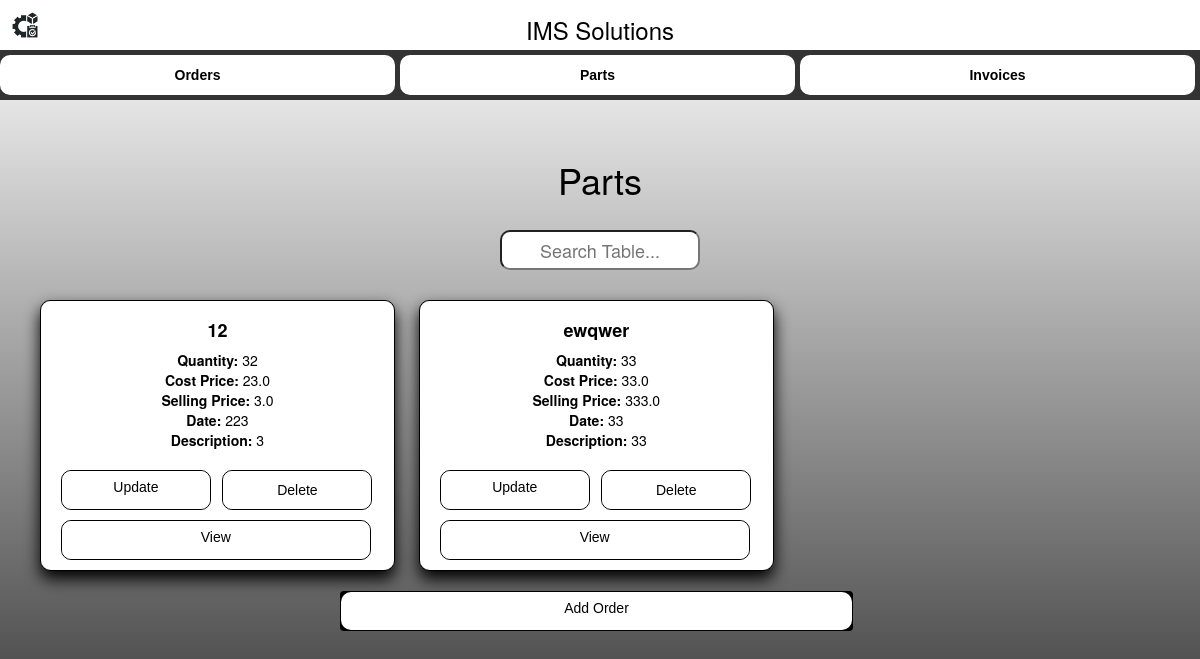
The page /partInventoryCards on the database as committed earlier.
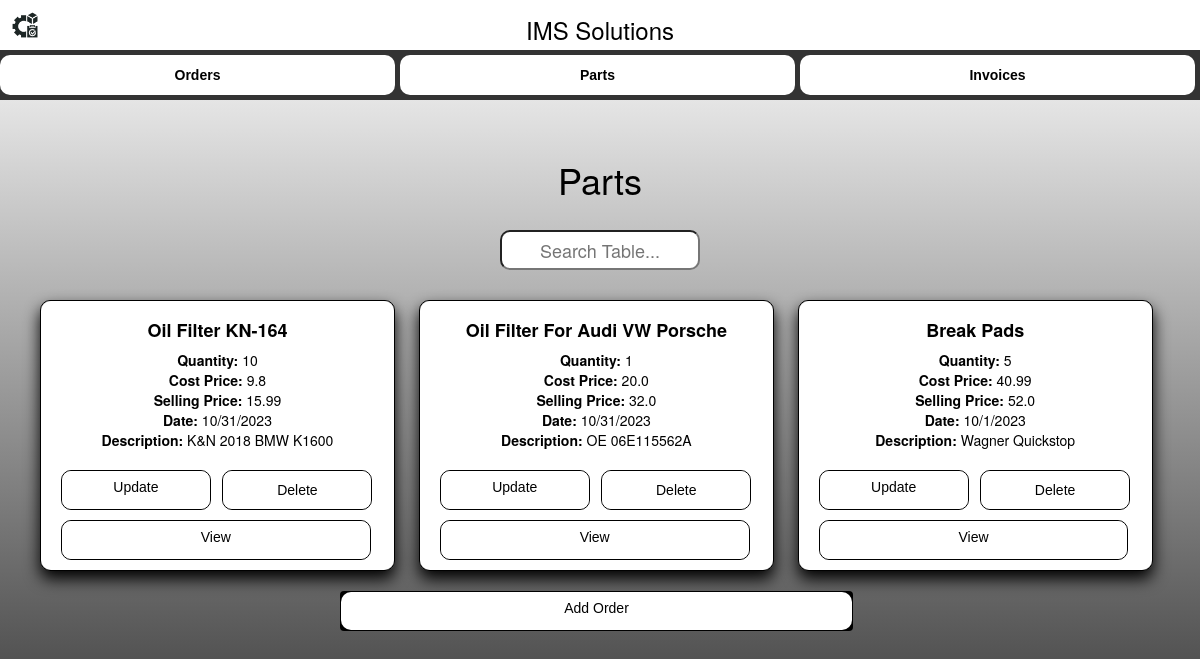
The same page on the database as committed later.
### app.py (models this page shows, shortened)
class PartItem(db.Model):
    __bind_key__ = 'db2'
    id = db.Column(db.Integer, primary_key=True)
    name = db.Column(db.String(100), nullable=False)
    quantity = db.Column(db.Integer, nullable=False)
    cost_price = db.Column(db.Float, nullable=False)
    selling_price = db.Column(db.Float, nullable=False)
    date = db.Column(db.String(100), nullable=True)
    description = db.Column(db.String(200), nullable=True)

### app.py (the view)
@app.route('/partInventoryCards')
def partInventoryCards():
    items = PartItem.query.all()
    return render_template('parts_inventory.html', parts=items)

### templates/parts_inventory.html (shortened to what this page needs)
<!DOCTYPE html>
<html lang="en">
<head>
    <link rel="stylesheet" type="text/css" href="{{ url_for('static', filename='styles.css') }}">
    <link rel="stylesheet" type="text/css" href="{{ url_for('static', filename='Cardstyles.css') }}">
    <link rel="stylesheet" href="https://maxcdn.bootstrapcdn.com/bootstrap/3.4.1/css/bootstrap.min.css">
</head>
<body>
    <div class="title-bar">
        <div class="title-content">
            <img class="title-emblem" style="position: absolute; top: 0; left: 0;" src="{{ url_for('static', filename='IMSEmblem.png') }}" alt="IMS Emblem">
            <h1 class="title-text">IMS Solutions</h1>
        </div>
    </div>
    <div class="nav-bar">
        <a href="{{ url_for('inventory') }}" style="text-decoration: none;" class="nav-button nav-link glow-on-hover-r"><b>Orders</b></a>
        <a href="{{ url_for('partInventory') }}" style="text-decoration: none;" class="nav-button nav-link glow-on-hover-b"><b>Parts</b></a>
        <a href="{{ url_for('invoiceInventory') }}" style="text-decoration: none;" class="nav-button nav-link glow-on-hover-g"><b>Invoices</b></a>
    </div>
    <div class="container">
        <br>
        <br>
        <center><h1 style="color:black">Parts</h1></center>
        <br>
        <center><input type="text" id="myInput" placeholder="Search Table..."></center>
        <br>
        {% for part in parts %}
        <div class="card mb-3">
            <div class="card-body">
               <center> <h5 style= 'color:black'class="card-title">{{ part.name }}</h5> </center>
                <p class="card-text">
                    <strong>Quantity:</strong> {{ part.quantity }}<br>
                    <strong>Cost Price:</strong> {{ part.cost_price }}<br>
                    <strong>Selling Price:</strong> {{ part.selling_price }}<br>
                    <strong>Date:</strong> {{ part.date }}<br>
                    <strong>Description:</strong> {{ part.description }}
                </p>
                <div class="btn-group" role="group" aria-label="Item Actions">
                    <a href="{{ url_for('edit_part', item_id=part.id) }}" style ='margin-left: 10px; border: 1px solid black;border-radius: 10px; background: white;' class="btn glow-on-hover-b">Update</a>
                    <form action="{{ url_for('delete_part', item_id=part.id) }}" method="POST">
                        <button type="submit" style= 'border: 1px solid black;border-radius: 10px; background: white;'class="btn glow-on-hover-b">Delete</button>
                    </form>
                    <a href="{{ url_for('edit_part', item_id=part.id) }}" style ='margin-left:10px; width:93%; border: 1px solid black;border-radius: 10px; background: white;' class="btn glow-on-hover-b">View</a>
                </div>
            </div>
        </div>
        {% endfor %}
        <br>
        <center><a href="{{ url_for('partAddTo') }}" class="btn glow-on-hover-b"> Add Order </a></center>
    </div>
</body>
</html>

### static/styles.css (style rules this page uses)
.title-bar { background-color: white; display: flex; justify-content: center; align-items: center; height: 50px; }
.title-content { display: flex; align-items: center; }
.title-emblem { margin-right: 10px; width: 50px; height: 50px; }
.title-text { font-size: 24px; color: black; }
.nav-bar { color: black; background-color: #333; display: flex; justify-content: space-between; align-items: center; height: 50px; }
.nav-button { color: white; margin-right: 5px; padding: 10px 0px; flex-grow: 1; text-align: center; }
.nav-link { border-right: 1px solid white; }
.glow-on-hover-g { font-family: Arial; width: 150px; height: 40px; border: none; outline: none; color: #000000; background: rgb(36, 36, 36);; cursor: pointer; position: relative; z-index: 0; border-radius: 10px; }
.glow-on-hover-g:before { content: ''; background: linear-gradient(45deg, #1eff4414, #1eff4443, #1eff4465, #1eff448d, #1eff44a1, #1eff44c4, #1eff44dc, #1eff45, #1eff45); position: absolute; top: -2px; left: -2px; background-size: 500%; z-index: -1; filter: blur(5px); width: calc(100% + 4px); height: calc(100% + 4px); animation: glowing 20s linear infinite;; opacity: 0; transition: opacity .3s ease-in-out; border-radius: 10px; }
.glow-on-hover-g:after { z-index: -1; content: ''; position: absolute; width: 100%; height: 100%; background: #ffffff; left: 0; top: 0; border-radius: 10px; }
.glow-on-hover-b { font-family: Arial; width: 150px; height: 40px; border: none; outline: none; color: #000000; background: rgb(36, 36, 36);; cursor: pointer; position: relative; z-index: 0; border-radius: 10px; }
.glow-on-hover-b:before { content: ''; background: linear-gradient(45deg, #2db2ff16, #2db2ff3d, #2db2ff80, #2db2ff9c, #2db2ffa8, #2db2ffc9, #2db2ffe2, #2db2ff, #2db2ff); position: absolute; top: -2px; left: -2px; background-size: 500%; z-index: -1; filter: blur(5px); width: calc(100% + 4px); height: calc(100% + 4px); animation: glowing 20s linear infinite;; opacity: 0; transition: opacity .3s ease-in-out; border-radius: 10px; }
.glow-on-hover-b:after { z-index: -1; content: ''; position: absolute; width: 100%; height: 100%; background: #ffffff; left: 0; top: 0; border-radius: 10px; }
.glow-on-hover-r { font-family: Arial; width: 150px; height: 40px; border: none; outline: none; color: #000000; background: rgb(36, 36, 36); cursor: pointer; position: relative; z-index: 0; border-radius: 10px; }
.glow-on-hover-r:before { content: ''; background: linear-gradient(45deg, rgb(255, 0, 0), rgb(200, 0, 0), rgb(170, 0, 0), rgb(130, 0, 0), rgb(100, 0, 0), rgb(130, 0, 0), rgb(170, 0, 0), rgb(200, 0, 0), rgb(255, 0, 0)); position: absolute; top: -2px; left: -2px; background-size: 400%; z-index: -1; filter: blur(5px); width: calc(100% + 4px); height: calc(100% + 4px); animation: glowing 20s linear infinite; opacity: 0; transition: opacity .3s ease-in-out; border-radius: 10px; color:black; }
.glow-on-hover-r:after { z-index: -1; content: ''; position: absolute; width: 100%; height: 100%; background: #ffffff; left: 0; top: 0; border-radius: 10px; }
#myInput { font-size: 18px; color: #333; border-radius: 10px; width: 200px; height: 40px; text-align: center; }

### static/CardStyles.css (style rules this page uses)
.card { box-shadow: 0 8px 16px 0 rgb(0, 0, 0); outline-width: 3px; margin: 10px; width: calc(33.33% - 25px); display: inline-block; border-radius: 10px; height: auto; border: 1px solid black; }
.card-body { padding: 10px; background-color: white; border-radius: 10px; height: 100%; text-align: center; display: flex; flex-direction: column; justify-content: center; align-items: center; }
.card-title { font-size: 18px; font-weight: bold; white-space: nowrap; overflow: hidden; text-overflow: ellipsis; }
.card-text { color: black; font-size: 14px; overflow: hidden; }
.card:after { content: ""; display: table; clear: both; }
.btn { width: 45%; margin-top: 10px; display: block; background-color: black; margin-right: 7px; border: 1px solid black; }
.btn-group { display: flex; justify-content: space-between; width: 100%; }

### templates/parts_inventory.html (style rules this page uses)
html, body { height: 100%; margin: 0; padding: 0; }
body { background: linear-gradient(to bottom, rgb(255, 255, 255), rgb(46, 46, 46)); color: white; margin: 0; padding: 0; }

Rows that differ between the two databases and show on the page:
removed PartItem: name "ewqwer", quantity "33", cost_price "33.0", selling_price "333.0", date "33", description "33"
changed PartItem: name "12" → "Oil Filter KN-164"; quantity "32" → "10"; cost_price "23.0" → "9.8"; selling_price "3.0" → "15.99"; date "223" → "10/31/2023"; description "3" → "K&N 2018 BMW K1600"
added PartItem: name "Oil Filter For Audi VW Porsche", quantity "1", cost_price "20.0", selling_price "32.0", date "10/31/2023", description "OE 06E115562A"
added PartItem: name "Break Pads", quantity "5", cost_price "40.99", selling_price "52.0", date "10/1/2023", description "Wagner Quickstop"
